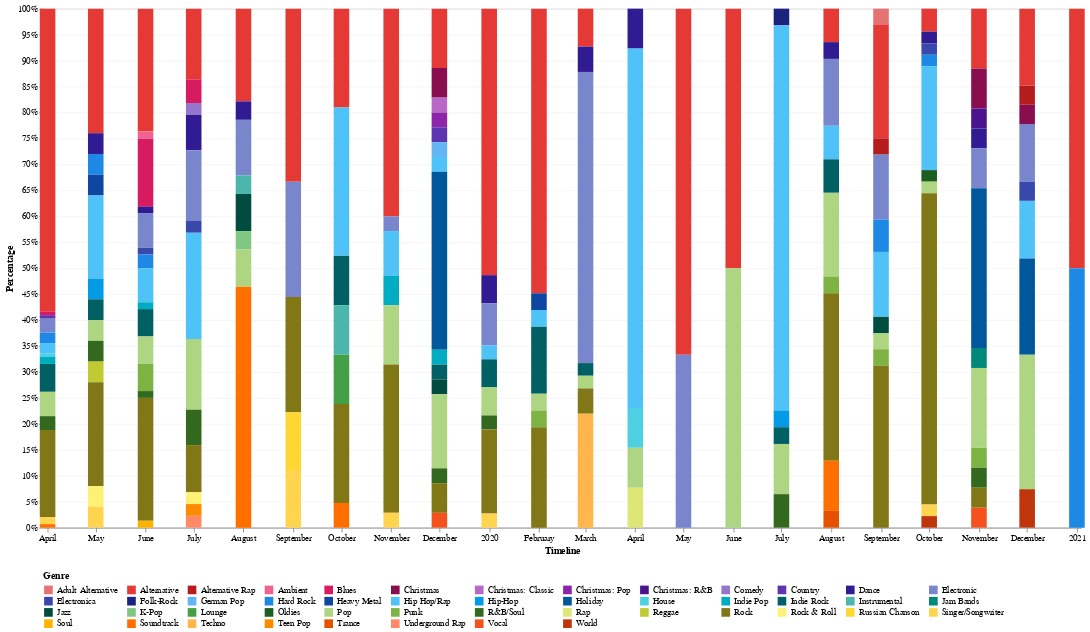

The notebook cell this image was saved under:
### Code cell
np.random.seed(42)
cur_color_df = color_df[color_df.intensity.isin([300, 600, 900])]
cur_color_df = cur_color_df[~cur_color_df.base_color.isin(["grey", "blueGrey"])]
cur_color_df = cur_color_df.reset_index(drop=True)
cur_color_indx = sorted(np.random.choice(range(0, len(cur_color_df)), size=50, replace=False))
color_scheme = cur_color_df.color_hex.take(cur_color_indx).tolist()

genre_select = alt.selection_single(empty="all", fields=["Genre"], on="mouseover") 


genre_chart = alt.Chart(
    genre_portion_df
).mark_bar(
    width=18
).encode(
    x=alt.X("eventmonth:T", title="Timeline"),
    y=alt.Y(
        "portion:Q", 
        stack=True,
        axis=alt.Axis(format='%', title='Percentage'), 
        scale=alt.Scale(domain=(0.0, 1.0)),
        title="Percentage",
    ),
    color=alt.Color(
        "Genre:N",
        scale=alt.Scale(range=color_scheme),
        legend=alt.Legend(title="Genre", orient="bottom", columns=13, symbolLimit=200),
    ),
    opacity=alt.condition(genre_select, alt.value(1.0), alt.value(0.1)),
#     order = alt.Order('portion:Q', aggregate='sum', sort = 'ascending'),
    tooltip=[
        alt.Tooltip("Genre:N", title="artist"),
        alt.Tooltip("portion:Q", title="portion"),
        alt.Tooltip("eventmonth:T", title="date"),
        alt.Tooltip("Artist Name:N", title="top artist"),
        alt.Tooltip("Content Name:N", title="top song"),
    ],
).properties(
    width=1200, height=600,
).add_selection(
    genre_select
).configure_axis(
    gridOpacity=0.3
)

genre_chart_name = "genre-chart"
genre_chart.save(str(figs_folder / f"{genre_chart_name}.html"))
genre_chart.save(str(figs_folder / f"{genre_chart_name}.png"))
genre_chart

### Figure 1 — Vega-Lite specification as saved in the notebook (floating-point values rounded to 4 significant figures; data arrays with more than 128 entries replaced by an {"elided": "..."} marker saying what was removed)
{"config": {"view": {"continuousWidth": 400, "continuousHeight": 300}, "axis": {"gridOpacity": 0.3}}, "data": {"name": "data-7ba50c7d2a5ed2bbe90dc4b24648ffd4"}, "mark": {"type": "bar", "width": 18}, "encoding": {"color": {"type": "nominal", "field": "Genre", "legend": {"columns": 13, "orient": "bottom", "symbolLimit": 200, "title": "Genre"}, "scale": {"range": ["#e57373", "#e53935", "#b71c1c", "#f06292", "#d81b60", "#880e4f", "#ba68c8", "#8e24aa", "#4a148c", "#9575cd", "#5e35b1", "#311b92", "#7986cb", "#3949ab", "#1a237e", "#64b5f6", "#1e88e5", "#0d47a1", "#4fc3f7", "#039be5", "#01579b", "#4dd0e1", "#00acc1", "#006064", "#4db6ac", "#00897b", "#004d40", "#81c784", "#43a047", "#1b5e20", "#aed581", "#7cb342", "#33691e", "#dce775", "#c0ca33", "#827717", "#fff176", "#fdd835", "#ffd54f", "#ffb300", "#ff6f00", "#ffb74d", "#fb8c00", "#e65100", "#ff8a65", "#f4511e", "#bf360c", "#a1887f", "#6d4c41", "#3e2723"]}}, "opacity": {"condition": {"value": 1.0, "selection": "selector001"}, "value": 0.1}, "tooltip": [{"type": "nominal", "field": "Genre", "title": "artist"}, {"type": "quantitative", "field": "portion", "title": "portion"}, {"type": "temporal", "field": "eventmonth", "title": "date"}, {"type": "nominal", "field": "Artist Name", "title": "top artist"}, {"type": "nominal", "field": "Content Name", "title": "top song"}], "x": {"type": "temporal", "field": "eventmonth", "title": "Timeline"}, "y": {"type": "quantitative", "axis": {"format": "%", "title": "Percentage"}, "field": "portion", "scale": {"domain": [0.0, 1.0]}, "stack": true, "title": "Percentage"}}, "height": 600, "selection": {"selector001": {"type": "single", "empty": "all", "fields": ["Genre"], "on": "mouseover"}}, "width": 1200, "$schema": "https://vega.github.io/schema/vega-lite/v4.8.1.json", "datasets": {"data-7ba50c7d2a5ed2bbe90dc4b24648ffd4": {"elided": "188 records"}}}
